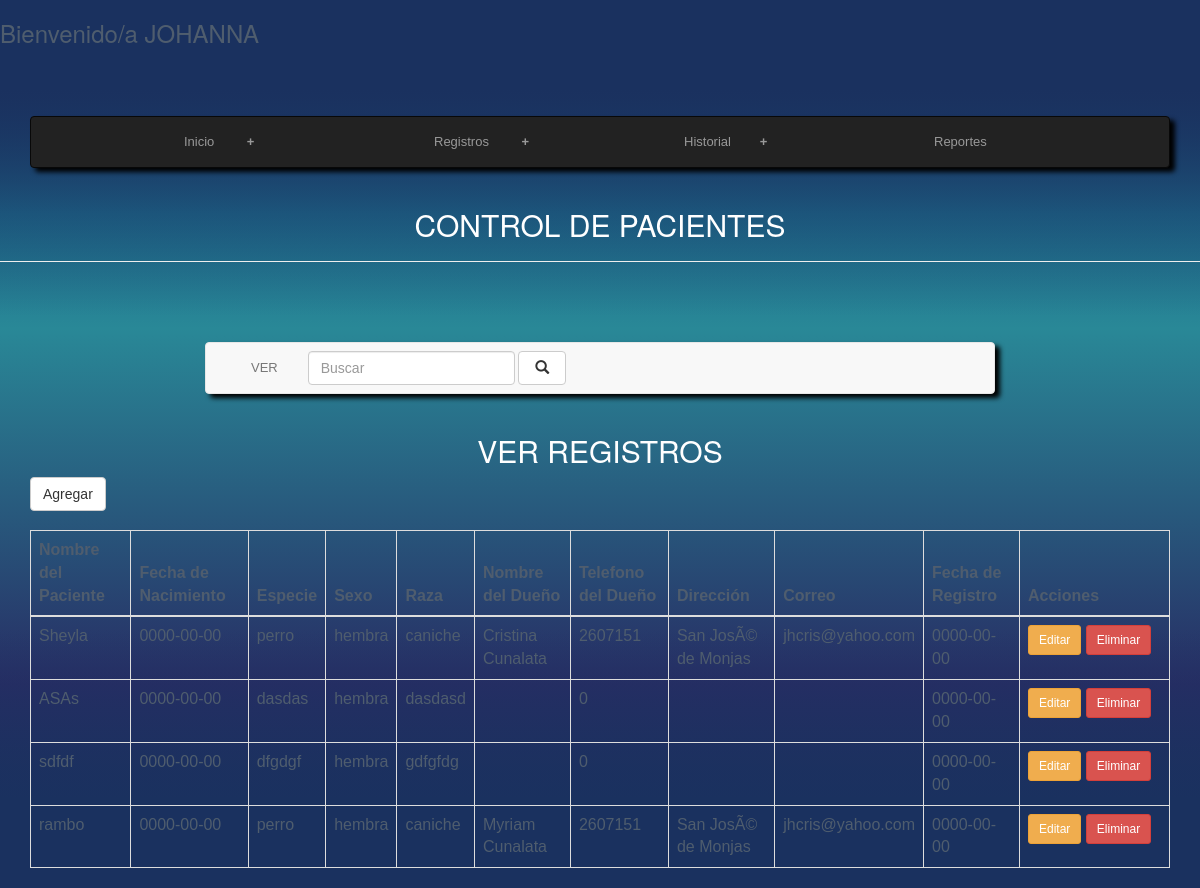
The page /ANP_Final/php/pacientes.php (signed in) on the database its author committed.
### tables this page shows
CREATE TABLE `paciente` (
  `id` int(10) NOT NULL,
  `nombrePaciente` varchar(50) NOT NULL,
  `fechaNacimiento` date NOT NULL,
  `especie` varchar(50) NOT NULL,
  `sexo` varchar(50) NOT NULL,
  `raza` varchar(50) NOT NULL,
  `nombreDueno` varchar(50) NOT NULL,
  `telefonoDueno` int(10) NOT NULL,
  `direccionDueno` varchar(50) NOT NULL,
  `correoDueno` varchar(50) NOT NULL,
  `fechaRegistro` date NOT NULL,
  `idProfesional` int(10) DEFAULT NULL,
  `idProducto` int(10) DEFAULT NULL
);

### ANP_Final/php/tabla_pac.php (the view, shortened to what this page needs)
<?php
include "conexion.php";
$sql2= "select * from paciente";
$query = $con->query($sql2);
?>
<?php if($query->num_rows>0):?>
<table class="table table-bordered table-hover">
<thead>
	<th>Nombre del Paciente</th>
	<th>Fecha de Nacimiento</th>
	<th>Especie</th>
	<th>Sexo</th>
	<th>Raza</th>
	<th>Nombre del Dueño</th>
	<th>Telefono del Dueño</th>
	<th>Dirección</th>
	<th>Correo</th>
	<th>Fecha de Registro</th>
	<th>Acciones</th>
</thead>
<?php while ($r=$query->fetch_array()):?>
<tr>
	<td><?php echo $r["nombrePaciente"]; ?></td>
	<td><?php echo $r["fechaNacimiento"]; ?></td>
	<td><?php echo $r["especie"]; ?></td>
	<td><?php echo $r["sexo"]; ?></td>
	<td><?php echo $r["raza"]; ?></td>
	<td><?php echo $r["nombreDueno"]; ?></td>
	<td><?php echo $r["telefonoDueno"]; ?></td>
	<td><?php echo $r["direccionDueno"]; ?></td>
	<td><?php echo $r["correoDueno"]; ?></td>
	<td><?php echo $r["fechaRegistro"]; ?></td>
	<td style="width:150px;">
		<a href="editar_pac.php?id=<?php echo $r["id"];?>" class="btn btn-sm btn-warning">Editar</a>
		<a href="#" id="del-<?php echo $r["id"];?>" class="btn btn-sm btn-danger">Eliminar</a>
	</td>
</tr>
<?php endwhile;?>
</table>
<?php else:?>
	<p class="alert alert-warning">No hay resultados</p>
<?php endif;?>

### ANP_Final/php/pacientes.php (shortened to what this page needs)
<?php
 if(isset($_SESSION['logueado']) and $_SESSION['logueado']){
    $nombre = $_SESSION['nombre'];
 }else{
    header('Location: ../index.php');
    exit;
 }
?>
<!DOCTYPE html>
<html>
 <head>
    <link rel="stylesheet" href="../estilos/bootstrap.min.css">
    <link rel="stylesheet" href="../estilos/estilos2.css">
    <link rel="stylesheet" href="../estilos/animate.css">
    <link rel="stylesheet" href="../estilos/estilos_admin.css">
 </head>
 <body style="background-color: #D8D8D8;">
    <h3> Bienvenido/a <?php echo strtoupper($nombre); ?> </h3>
<div class="body-wrap">
  <div class="container">
    <nav class="navbar navbar-inverse" role="navigation">
      <div class="container-fluid">
        <div class="collapse navbar-collapse navbar-ex1-collapse" id="navbar-top" >
          <ul class="nav navbar-nav navbar-right" >
            <li class="dropdown" style="width: 250px;">
              <a href="#" class="dropdown-toggle" data-toggle="dropdown" class="active">Inicio &nbsp;&nbsp;&nbsp;&nbsp;&nbsp;&nbsp;&nbsp;&nbsp;<b >+</b></a>
            </li>
            <li class="dropdown" style="width: 250px;">
              <a href="#" class="dropdown-toggle" data-toggle="dropdown">Registros &nbsp;&nbsp;&nbsp;&nbsp;&nbsp;&nbsp;&nbsp;&nbsp;<b >+</b></a>
            </li>
            <li  style="width: 250px;"><a href="historial.php" target="_blank">Historial &nbsp;&nbsp;&nbsp;&nbsp;&nbsp;&nbsp; <b >+</b></a></li>
            <li  style="width: 250px;"><a href="reportes.php" target="_blank">Reportes</a></li>
          </ul>
        </div>
      </div>
    </nav>
  </div>
<div  id="pacientes">
  <div>
    <h2>CONTROL DE PACIENTES</h2>
  </div>
  <hr>
  <?php include "crud_pac.php"; ?>
  <div class="container">
<div class="row">
<div class="col-md-12">
    <h2>VER REGISTROS</h2>
  <a data-toggle="modal" href="#myModal" class="btn btn-default">Agregar</a>
<br><br>
<?php include "tabla_pac.php"; ?>
</div>
</div>
</div>
</div>
</div>
 </body>
</html>

### ANP_Final/php/crud_pac.php (shortened to what this page needs)
<div class="row">
	<div class="col-md-offset-2 col-md-8 col-md-offset-2">
		<nav class="navbar navbar-default" role="navigation">
			<div class="container">
			  <div class="collapse navbar-collapse navbar-ex1-collapse">
			    <ul class="nav navbar-nav">
			      <li><a href="pacientes.php">VER</a></li>
			    </ul>
				<form class="navbar-form navbar-left" role="search" action="buscar_pac.php">
			      <div class="form-group">
			        <input type="text" name="s" class="form-control" placeholder="Buscar">
			      </div>
			      <button type="submit" class="btn btn-default">&nbsp;<i class="glyphicon glyphicon-search"></i>&nbsp;</button>
			    </form>
			  </div>
			</div>
		</nav>
	</div>
</div>

### ANP_Final/estilos/estilos2.css (style rules this page uses)
body { font-family: 'PT Sans', sans-serif; font-size: 13px; font-weight: 400; color: #4f5d6e; position: relative; background: rgb(26, 49, 95); background: -webkit-gradient(linear, left top, left bottom, color-stop(0%, rgba(26, 49, 95, 1)), color-stop(10%, rgba(26, 49, 95, 1)), color-stop(24%, rgba(29, 108, 141, 1)), color-stop(37%, rgba(41, 136, 151, 1)), color-stop(77%, rgba(39, 45, 100, 1)), color-stop(90%, rgba(26, 49, 95, 1)), color-stop(100%, rgba(26, 49, 95, 1))); filter: progid: DXImageTransform.Microsoft.gradient( startColorstr='#1a315f', endColorstr='#1a315f', GradientType=0); }
.body-wrap { min-height: 700px; }
.body-wrap { position: relative; z-index: 0; }
.body-wrap:before, .body-wrap:after { content: ''; position: absolute; top: 0; left: 0; right: 0; z-index: -1; height: 260px; background: -webkit-gradient(linear, left top, left bottom, color-stop(0%, rgba(26, 49, 95, 1)), color-stop(100%, rgba(26, 49, 95, 0))); background: linear-gradient(to bottom, rgba(26, 49, 95, 1) 0%, rgba(26, 49, 95, 0) 100%); filter: progid: DXImageTransform.Microsoft.gradient( startColorstr='#1a315f', endColorstr='#001a315f', GradientType=0); }
.body-wrap:after { top: auto; bottom: 0; background: linear-gradient(to bottom, rgba(26, 49, 95, 0) 0%, rgba(26, 49, 95, 1) 100%); filter: progid: DXImageTransform.Microsoft.gradient( startColorstr='#001a315f', endColorstr='#1a315f', GradientType=0); }
nav { margin-top: 60px; box-shadow: 5px 4px 5px #000; }

### ANP_Final/estilos/estilos_admin.css (style rules this page uses)
h2 { text-align: center; color: white; }

### rows shown on the page
paciente: nombrePaciente "Sheyla", fechaNacimiento "0000-00-00", especie "perro", sexo "hembra", raza "caniche", nombreDueno "Cristina Cunalata", telefonoDueno "2607151", direccionDueno "San JosÃ© de Monjas", correoDueno "jhcris@yahoo.com", fechaRegistro "0000-00-00"
paciente: nombrePaciente "ASAs", fechaNacimiento "0000-00-00", especie "dasdas", sexo "hembra", raza "dasdasd", telefonoDueno "0", fechaRegistro "0000-00-00"
paciente: nombrePaciente "sdfdf", fechaNacimiento "0000-00-00", especie "dfgdgf", sexo "hembra", raza "gdfgfdg", telefonoDueno "0", fechaRegistro "0000-00-00"
paciente: nombrePaciente "rambo", fechaNacimiento "0000-00-00", especie "perro", sexo "hembra", raza "caniche", nombreDueno "Myriam Cunalata", telefonoDueno "2607151", direccionDueno "San JosÃ© de Monjas", correoDueno "jhcris@yahoo.com", fechaRegistro "0000-00-00"

### other values the page prints
$nombre "JOHANNA"
